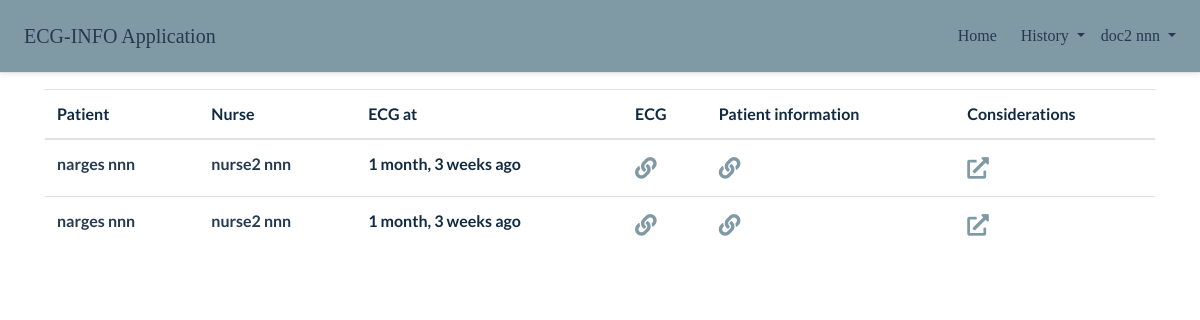
The app's page /history/considerd_ones/ (signed in) with its own data.
### customUser/models.py (models this page shows, shortened)
class User(AbstractBaseUser, PermissionsMixin):
    username = models.CharField(max_length=100, unique=True, validators=[validate_national_id])
    fullname = models.CharField(max_length=150, blank=True, null=True)
    date_joined = models.DateTimeField(auto_now_add=True)
    is_active = models.BooleanField(default=False)
    is_admin = models.BooleanField(default=False)
    is_staff = models.BooleanField(default=False)
    is_superuser = models.BooleanField(default=False)
    USER_TYPE_CHOICES = (
        (1, 'doctor'),
        (2, 'nurse'),
        (3, 'patient'),
    )
    user_type = models.PositiveSmallIntegerField(choices=USER_TYPE_CHOICES, blank=True, null=True)
    objects = MyUserManager()
    USERNAME_FIELD = 'username'
    REQUIRED_FIELDS = []

### info/models.py (models this page shows, shortened)
class ECGInformation(models.Model) :
    doctors = models.ManyToManyField(User, related_name='doctor_ecg_data', limit_choices_to={'user_type':1},
                                    verbose_name='Doctor')
    nurse = models.ForeignKey(User, on_delete=models.PROTECT, related_name='nurse_ecg_data',
                                    limit_choices_to={'user_type':2}, verbose_name='Nurse')
    patient = models.ForeignKey(Information, on_delete=models.PROTECT, related_name='ecg', verbose_name='Related patient')
    ecg = ContentTypeRestrictedFileField(upload_to=file_directory_path, content_types=['application/json', 'text/plain',],
                                        max_upload_size=2621440)
    slug = models.SlugField(max_length=250, blank=True)
    recorded_at = models.DateTimeField()
    created = models.DateTimeField(auto_now_add=True)
    updated = models.DateTimeField(auto_now=True)
    class Meta :
        verbose_name = 'ECG Information'
        verbose_name_plural = 'ECG Information'
    def get_absolute_url(self) :
        return reverse('interface:patient_ecg', kwargs={'pk':self.pk, 'slug':self.slug})
    def __str__(self) :
        return f'ECG of {self.patient.fullname}'

class Information(models.Model) :
    FIELDS_DOCTOR_NOT_SEE = ('ID', 'slug', 'created', 'updated', 'Considerations of the Doctor', )
    GENDER = (
        ('male' , 'Male'),
        ('female' , 'Female'),
    )
    MARITAL_STATUS = (
        ('single' , 'Single'),
        ('married' , 'Married'),
    )
    BLOOD = (
        ('a+' , 'A+'),
        ('a-' , 'A-'),
        ('b+' , 'B+'),
        ('b-' , 'B-'),
        ('o+' , 'O+'),
        ('o-' , 'O-'),
        ('ab+', 'AB+'),
        ('ab-', 'AB-'),
    )
    CHILDBIRTH = (
        ('', '---------'),  ## 9 dashes
        ('no birth', 'No Birth'),
        ('natural', 'Natural'),
        ('cesarean', 'Cesarean'),
    )
    REGULAR = (
        ('no' , 'No'),
        ('yes' , 'Yes'),
    )
    FEMALE_ONLY_REGULAR = (
        ('', '---------'),  ## 9 dashes
        ('no' , 'No'),
        ('yes' , 'Yes'),
    )
    fullname = models.CharField(verbose_name='Fullname', max_length=100)
    national_id = models.CharField(verbose_name='National id', max_length=20, validators=[validate_national_id], unique=True)
    gender = models.CharField(verbose_name='Gender', max_length=20, choices=GENDER, default='male')
    eye_color = models.CharField(verbose_name='Eye color', max_length=50)
    weight = models.DecimalField(verbose_name='Weight', max_digits=4, decimal_places=1)
    height = models.DecimalField(verbose_name='Height', max_digits=4, decimal_places=1)
    blood_type = models.CharField(verbose_name='Blood type', max_length=50, choices=BLOOD, default='a+')
    marital_status = models.CharField(verbose_name='Maritual ctatus', max_length=20, choices=MARITAL_STATUS, default='single')
    male_childern_number = IntegerRangeField(verbose_name='Number of male children', max_value=99)
    female_childern_number = IntegerRangeField(verbose_name='Number of female children', max_value=99)
    congenital_disease = models.CharField(verbose_name='Congenital disease', max_length=20, choices=REGULAR, default='no')
    congenital_disease_description = models.TextField(verbose_name='Congenital disease description', default='', blank=True)
    blood_pressure = models.DecimalField(verbose_name='Blood pressure', max_digits=2, decimal_places=0)
    diabetes_disease_background = models.CharField(verbose_name='Diabetes disease background', max_length=20, choices=REGULAR, default='no')
    hereditary_disease_background = models.CharField(verbose_name='Hereditary disease background', max_length=20, choices=REGULAR, default='no')
    hereditary_disease_description = models.TextField(verbose_name='Hereditary disease description', default='', blank=True)
    surgery = models.CharField(verbose_name='Surgery background', max_length=20, choices=REGULAR, default='no')
    surgery_description = models.TextField(verbose_name='Surgery description', default='', blank=True)
    surgery_date = models.DateField(verbose_name='Date of surgery', blank=True, null=True)
    alcohol_consumption_background = models.CharField(verbose_name='Alcohol cunsumption background', max_length=20, choices=REGULAR, default='no')
    alcohol_consumption_description = models.TextField(verbose_name='Alcohol cunsumption', default='', blank=True)
    tobacco_consumption_background = models.CharField(verbose_name='Tobacco cunsumption background', max_length=20, choices=REGULAR, default='no')
    tobacco_type = models.CharField(verbose_name='Type of tobacco', max_length=200, default='', blank=True)
    tobacco_consumption_description = models.TextField(verbose_name='Tobacco cunsumption', default='', blank=True)
    medications = models.TextField(verbose_name='Medications', default='')
    medical_allergy_background = models.CharField(verbose_name='Medical allergy background', max_length=20, choices=REGULAR, default='no')
    medical_allergy_description = models.TextField(verbose_name='Medical allergy description', default='', blank=True)
    food_allergy_background = models.CharField(verbose_name='Food allergy background', max_length=20, choices=REGULAR, default='no')
    food_allergy_description = models.TextField(verbose_name='Food allergy description', default='', blank=True)
    emotional_shock_background = models.CharField(verbose_name='Emotional shock background', max_length=20, choices=REGULAR, default='no')
    emotional_shock_description = models.TextField(verbose_name='Emotional shock description', default='', blank=True)
    single_child = models.CharField(verbose_name='Single child', max_length=20, choices=REGULAR, default='no')
    child_number = models.CharField(verbose_name='Child number', max_length=30)
    nearby_waves = models.CharField(verbose_name='Nearby waves situation', max_length=20, choices=REGULAR, default='no')
    nearby_waves_description = models.TextField(verbose_name='Nearby waves dicription', default='', blank=True)
    menopausal_condition = models.CharField(verbose_name='Menopausal condition', max_length=20, choices=FEMALE_ONLY_REGULAR, blank=True)
    irregular_menopausal = models.CharField(verbose_name='iregular menopausal', max_length=20, choices=FEMALE_ONLY_REGULAR, blank=True)
    birth_giving = models.CharField(verbose_name='Type of child birth', max_length=20, choices=CHILDBIRTH, blank=True)
    slug = models.SlugField(max_length=250, blank=True)
    created = models.DateTimeField(auto_now_add=True)
    updated = models.DateTimeField(auto_now=True)
    class Meta :
        verbose_name = 'Information'
        verbose_name_plural = 'Information'
        ordering = ('created',)
    def get_absolute_url(self) :
        return reverse('interface:patient_info', kwargs={'pk':self.pk, 'slug':self.slug})

### interface/views.py (the view)
# urls.py: path('history/considerd_ones/', views.ecgs_considered, name='considerd_ecgs'),
@login_required
def ecgs_considered(request) :
    all_ecgs = ECGInformation.objects.filter(doctors__in=[request.user, ]).order_by('-created')
    considered_ecgs = []
    for item in all_ecgs :
        if item.considerations.filter(doctor=request.user) :
            considered_ecgs.append(item)
    consideration_ids = []
    for item in considered_ecgs :
        print(item)
        consideration_ids.append(item.considerations.get(ecg=item).pk)
    paginator_ecgs = Paginator(considered_ecgs, 10)
    paginator_links = Paginator(consideration_ids, 10)
    page_number = request.GET.get('page')
    ecgs = paginator_ecgs.get_page(page_number)
    links_ids = paginator_links.get_page(page_number)
    data = zip(ecgs, links_ids)
    context = {'data' : data, 'doctor_pk' : request.user.pk}
    return render(request, 'interface/considered_ecgs.html', context=context)

### templates/interface/considered_ecgs.html (shortened to what this page needs)
{% extends "base/base.html" %}
{% load static %}
{% load humanize %}
{% block links %}
    <link rel="stylesheet" href="{% static 'css/interface/home.css' %}">
{% endblock %}
{% block content %}
{% include 'base/nav-main.html' %}
<div class="container">
    <table class="table table-hover">
        <thead>
            <tr>
                <th scope="col">Patient</th>
                <th scope="col">Nurse</th>
                <th scope="col">ECG at</th>
                <th scope="col">ECG</th>
                <th scope="col">Patient information</th>
                <th scope="col">Considerations</th>
            </tr>
        </thead>
        <tbody>
            {% for ecg, link_id in data %}
            <tr>
                <th><a href="{% url 'interface:patient_history' ecg.patient.pk %}">{{ ecg.patient.fullname }}</a></th>
                <th><a href="{% url 'interface:nurse_history' ecg.nurse.pk %}">{{ ecg.nurse.fullname }}</a></th>
                <th>{{ ecg.recorded_at|naturaltime }}</th>
                <th><a class="patient-link" href="{{ ecg.get_absolute_url }}"><i class="fas fa-link"></i></a></th>
                <th><a class="patient-link" href="{{ ecg.patient.get_absolute_url }}"><i class="fas fa-link"></i></a></th>
                <th>
                    <a class="patient-link" href="{% url 'interface:update_consideration' link_id %}">
                        <i class="fas fa-external-link-alt"></i>
                    </a>
                </th>
            </tr>
            {% endfor %}
        </tbody>
    </table>
</div>
{% endblock %}

### templates/base/nav-main.html (shortened to what this page needs)
<div id="main-navbar" class="d-flex flex-column flex-md-row align-items-center p-3 px-md-4 mb-3 border-bottom shadow-sm">
    <h5 class="my-0 mr-md-auto font-weight-normal">
        <a href="/">ECG-INFO Application</a>
    </h5>
    <nav class="my-2 my-md-0 mr-md-3 ml-auto">
        {% if request.user.is_authenticated %}
            <a class="p-2" href="{% url 'interface:home' %}">Home</a>
        {% endif %}
    </nav>
    {% if request.user.is_authenticated %}
    <ul class="navbar-nav">
        <li class="nav-item dropdown">
            <a href="#" class="nav-link dropdown-toggle" data-toggle="dropdown">
                History
            </a>
        </li>
    </ul>
    <ul class="navbar-nav ml-3">
        <li class="nav-item dropdown">
            <a href="#" class="nav-link dropdown-toggle" data-toggle="dropdown">
                {{ request.user.fullname }}
            </a>
        </li>
    </ul>
    {% else %}
    <nav>
        <a class="p-2" href="{% url 'accounts:login' %}">Login</a>
    </nav>
    {% endif %}
</div>

### static/css/base/navbar1.css (style rules this page uses)
:root { --clr-navbar: rgba(38, 82, 102, 0.59); --clr-middle: rgba(38, 82, 102, 0.59); --clr-body-background : rgba(191, 191, 191, 0.946); --ff-secondary: "Grand Hotel", cursive; --clr-primary-1: hsl(184, 91%, 17%); --clr-primary-2: hsl(185, 84%, 25%); --clr-primary-3: hsl(185, 81%, 29%); --clr-primary-4: hsl(184, 77%, 34%); --clr-primary-5: hsl(185, 62%, 45%); --clr-primary-6: hsl(185, 57%, 50%); --clr-primary-7: hsl(184, 65%, 59%); --clr-primary-8: hsl(184, 80%, 74%); --clr-primary-9: hsl(185, 94%, 87%); --clr-primary-10: hsl(186, 100%, 94%); --clr-grey-1: hsl(209, 61%, 16%); --clr-grey-2: hsl(211, 39%, 23%); --clr-grey-3: hsl(209, 34%, 30%); --clr-grey-4: hsl(209, 28%, 39%); --clr-grey-5: hsl(210, 22%, 49%); --clr-grey-6: hsl(209, 23%, 60%); --clr-grey-7: hsl(211, 27%, 70%); --clr-grey-8: hsl(210, 31%, 80%); --clr-grey-9: hsl(212, 33%, 89%); --clr-grey-10: hsl(210, 36%, 96%); --clr-white: #fff; --ff-primary: "Lato", sans-serif; --transition: all 0.3s linear; --spacing: 0.25rem; --radius: 0.5rem; --light-shadow: 0 5px 15px rgba(0, 0, 0, 0.1); --dark-shadow: 0 5px 15px rgba(0, 0, 0, 0.2); }
* { margin: 0; padding: 0; box-sizing: border-box; }
body { font-family: var(--ff-primary); background: var(--clr-white); color: var(--clr-grey-1); line-height: 1.5; font-size: 0.875rem; }
#main-navbar { background: var(--clr-navbar); font-family: var(--ff-secondary); }
ul { list-style-type: none; }
a { text-decoration: none; }
@media screen and (min-width: 800px) { body { font-size: 1rem; } }

### static/css/interface/home.css (style rules this page uses)
.patient-link { font-size: 1.35rem; }
.patient-link > i { transition: var(--transition); color: var(--clr-navbar); }

### templates/base/nav-main.html (style rules this page uses)
a { color: var(--clr-grey-2); }

### records on screen
User: user.fullname "doc2 nnn"
ECGInformation: patient.fullname "narges nnn", nurse.fullname "nurse2 nnn", recorded_at "1 month, 3 weeks ago"
ECGInformation: patient.fullname "narges nnn", nurse.fullname "nurse2 nnn", recorded_at "1 month, 3 weeks ago"
